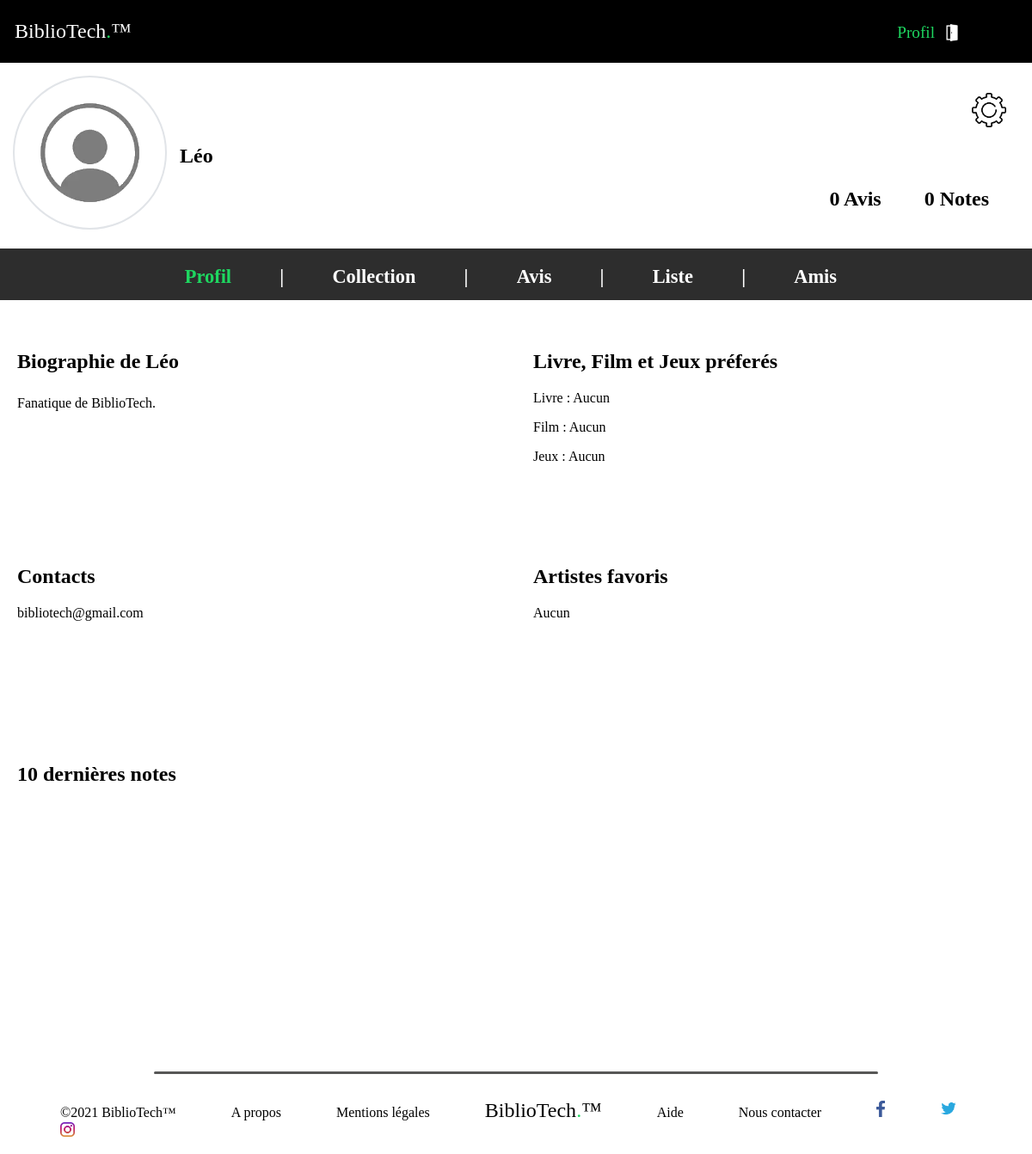
Page /profil.php (signed in) on the committed database.
### tables this page shows
CREATE TABLE IF NOT EXISTS `users` (
  `idusers` int(11) NOT NULL AUTO_INCREMENT,
  `admin` int(11) NOT NULL DEFAULT '0',
  `pseudo` varchar(50) NOT NULL,
  `email` varchar(50) NOT NULL,
  `password` varchar(50) NOT NULL,
  `avatar` varchar(1000) NOT NULL DEFAULT 'default',
  `biographie` varchar(500) NOT NULL DEFAULT 'Fanatique de BiblioTech.',
  `artiste` varchar(100) NOT NULL DEFAULT 'Aucun',
  `livre` varchar(100) NOT NULL DEFAULT 'Aucun',
  `film` varchar(100) NOT NULL DEFAULT 'Aucun',
  `jeux` varchar(100) NOT NULL DEFAULT 'Aucun',
  `contact` varchar(100) NOT NULL DEFAULT 'bibliotech@gmail.com',
  PRIMARY KEY (`idusers`)
);

### fonctions/users.php (called while the page is built, shortened)
<?php
class Users
{
  private $pseudo;
  private $idusers;
  public function __construct($pseudo, $email, $password, $idusers)
  {
    $this->pseudo = $pseudo;
    $this->idusers = $idusers;
  }
  public function getPseudo()
  {
    return $this->pseudo;
  }
  public function getIdUsers()
  {
    return $this->idusers;
  }
}
?>

### fonctions/itemmanager.php (called while the page is built, shortened)
<?php
class ItemManager
{
  private $db;
  public function __construct($db)
  {
    $this->db = $db;
  }
  public function nbNotes(Item $obj)
  {
    $pre = $this->db->prepare('SELECT count(idnote) as NbNotes FROM note WHERE idusers = :idusers');
    $pre->execute(array(
      'idusers' => $obj->getIdUser()
    ));
    $resultat = $pre->fetch();
    return $resultat['NbNotes'];
  }
  public function nbAvis(Item $obj)
  {
    $pre = $this->db->prepare('SELECT count(idavis) as NbAvis FROM avis WHERE idusers = :idusers');
    $pre->execute(array(
      'idusers' => $obj->getIdUser()
    ));
    $resultat = $pre->fetch();
    return $resultat['NbAvis'];
  }
}
?>

### fonctions/item.php (called while the page is built, shortened)
<?php
class Item
{
  private $idusers;
  public function __construct($iditem,$idusers)
  {
    $this->idusers =$idusers;
  }
  public function getIdUser(){return $this->idusers;}
}
?>

### fonctions/usersmanager.php (called while the page is built, shortened)
<?php
class UsersManager
{
  private $db;
  public function __construct($db)
  {
    $this->db = $db;
  }
          ?>
          <?php
  public function Bio(Users $obj)
  {
    $req = $this->db->prepare('SELECT biographie FROM users WHERE idusers = :idusers');
    $req->execute(array( 'idusers' => $obj->getIdUsers() ));
    $resultat = $req->fetch();
    return $resultat['biographie'];
  }
  public function Contact(Users $obj)
  {
    $req = $this->db->prepare('SELECT contact FROM users WHERE idusers = :idusers');
    $req->execute(array( 'idusers' => $obj->getIdUsers() ));
    $resultat = $req->fetch();
    return $resultat['contact'];
  }
  public function Artiste(Users $obj)
  {
    $req = $this->db->prepare('SELECT artiste FROM users WHERE idusers = :idusers');
    $req->execute(array( 'idusers' => $obj->getIdUsers() ));
    $resultat = $req->fetch();
    return $resultat['artiste'];
  }
  public function LivreFAV(Users $obj)
  {
    $req = $this->db->prepare('SELECT livre FROM users WHERE idusers = :idusers');
    $req->execute(array( 'idusers' => $obj->getIdUsers() ));
    $resultat = $req->fetch();
    return $resultat['livre'];
  }
  public function FilmFAV(Users $obj)
  {
    $req = $this->db->prepare('SELECT film FROM users WHERE idusers = :idusers');
    $req->execute(array( 'idusers' => $obj->getIdUsers() ));
    $resultat = $req->fetch();
    return $resultat['film'];
  }
  public function JeuxFAV(Users $obj)
    {
      $req = $this->db->prepare('SELECT jeux FROM users WHERE idusers = :idusers');
      $req->execute(array( 'idusers' => $obj->getIdUsers() ));
      $resultat = $req->fetch();
      return $resultat['jeux'];
    }
}
?>

### profil.php (the view, shortened to what this page needs)
<!DOCTYPE html>
<html>
  <head>
    <link rel="stylesheet" href="https://cdnjs.cloudflare.com/ajax/libs/font-awesome/4.7.0/css/font-awesome.min.css">
    <link href="css/profil.css" rel="stylesheet">
    <link href="css/navbar.css" rel="stylesheet">
    <link href="css/collection.css" rel="stylesheet">
    <link rel="stylesheet" href="https://cdn.jsdelivr.net/npm/bootstrap-icons@1.4.0/font/bootstrap-icons.css">
  </head>
  <body>
    <?php
      require 'fonctions/users.php';
      require 'fonctions/usersmanager.php';
      require 'fonctions/item.php';
      require 'fonctions/itemmanager.php';
      require 'fonctions/BDD.php';
      $user = new Users($_SESSION['pseudo'],"empty","empty",$_SESSION['idusers']);
      $usermanager = new UsersManager($bdd);
      $profil = new Item("empty",$user->getIdUsers());
      $profilmanager = new ItemManager($bdd);
    ?>
    <div class="navbar" id="navbar">
      <a href="index.php" class="select">BiblioTech<span class="dot">.</span>™</a>
      <div class="topBTN">
        <?php
          if(!$_SESSION['connect']) { ?>
            <a href="connexion.php"><button type="button" name="connect" class="connectBTN">Se connecter</button></a>
            <a href="inscription.php"><button type="button" name="connect" class="inscrireBTN">S'inscrire</button></a>
          <?php }
          elseif($_SESSION['connect']) { ?>
            <a href="profil.php" class="active"><button type="button" name="connect" class="profilBTN">Profil</button></a>
            <a href="fonctions/deco.php" class="door"><img src="ressources/images/door.png" alt="déco" width="20px" onMouseOver="this.src='ressources/images/door2.png'" onmouseout="this.src='ressources/images/door.png'"/></a>
          <?php } ?>
      </div>
    </div>
    <div style="height:15px;"></div>
    <div class="resume">
      <div class="avatar" style="background-image: url('ressources/images/avatar/<?php echo $_SESSION['avatar']; ?>.png');"></div>
      <figcaption><?php echo $user->getPseudo(); ?></figcaption>
      <a href="parametre.php"><img src="ressources/images/parametre.png" class="parametre" alt="parametre"></a>
      <span class="un"><?php echo $profilmanager->nbNotes($profil); ?> Notes</span>
      <span class="deux"><?php echo $profilmanager->nbAvis($profil); ?> Avis</span>
    </div>
    <div class="menu">
      <ul class="choix">
        <a href="#" class="active"><li>Profil</li></a>
        <li class="barre">|</li>
        <a href="collection.php"><li>Collection</li></a>
        <li class="barre">|</li>
        <a href="avis.php"><li>Avis</li></a>
        <li class="barre">|</li>
        <a href="liste.php"><li>Liste</li></a>
        <li class="barre">|</li>
        <a href="amis.php"><li>Amis</li></a>
      </ul>
    </div>
    <br>
    <section class="about">
      <div class="gauche bio">
        <h1>Biographie de <?php echo $user->getPseudo(); ?></h1>
        <p><?php echo $usermanager->Bio($user); ?></p>
      </div>
      <div class="gauche">
        <h1>Livre, Film et Jeux préferés</h1>
        <p>Livre : <?php echo $usermanager->LivreFAV($user); ?></p>
        <p>Film : <?php echo $usermanager->FilmFAV($user); ?></p>
        <p>Jeux : <?php echo $usermanager->JeuxFAV($user); ?></p>
      </div>
      <div class="gauche">
        <h1>Contacts</h1>
        <p><?php echo $usermanager->Contact($user); ?></p>
      </div>
      <div class="gauche">
        <h1>Artistes favoris</h1>
        <p><?php echo $usermanager->Artiste($user); ?></a></p>
      </div>
      <h1 class="carou">10 dernières notes</h1>
      <div class="carousel">
      </div>
    </section>
    <?php include 'footer.php' ?>
  </body>
</html>

### css/profil.css (style rules this page uses)
body { margin: 0; background-color: white; }
.resume { width: 100%; display: inline-block; position: static; }
.avatar { display: inline-flex; background-size: cover; background-position: top center; width: 175px; height: 175px; border-radius: 50%; margin: 0px 0px 0px 15px; border : 2px solid #E1E4E8; }
.resume a { color :black; font: bold 1.5em "Metropolis"; }
.resume figcaption { font: bold 1.5em "Metropolis"; display: inline; position: absolute; margin: 80px 0 0 15px; }
.resume img.parametre { width: 40px; float: right; right: 30px; margin-top: 20px; position: absolute; }
.resume span { font: bold 1.5em "Metropolis"; margin: 130px 50px 0 0; float: right; display: inline-block; }
.menu { height: 60px; width: 100%; background-color: #2D2D2D; text-align: center; vertical-align: bottom ; }
.menu .choix li { list-style-type: none; position: relative; display:inline; font: bold 1.4em "Metropolis"; margin-right: 4.5%; top: 20px; }
.menu .choix .barre { color: #FFFFFF; cursor: default; user-select: none; }
.menu .choix a { text-decoration: none; color: #FFFFFF; }
a.active { color: #1ED760 !important; }
.navbar a button.profilBTN { color: #1ED760 !important; }
h1 { font-family: "Spotify"; margin-left: 20px; }
p { font-family: "Metropolis"; margin-left: 20px; }
.gauche { width: 50%; height: 250px; display: block; float: left; }
.bio p { text-align: justify; padding-right: 50px; line-height: 30px; }

### css/navbar.css (style rules this page uses)
.navbar { overflow: hidden; background-color: #000000; font-family: "Spotify"; }
.navbar a { float: left; display: block; color: #FFFFFF; margin: 23px 17px; text-decoration: none; font-size: 1.5em; }
.navbar a.select { text-align: left; margin-right: 5%; }
.navbar a.active { color: #1ED760 !important; }
.navbar .dot { color: #1ED760; }
.topBTN { position: absolute; right: 10px; }
.navbar .topBTN a button { font-family: "Metropolis"; font-size: 0.8em; cursor: pointer; outline: none; }
.navbar a button.profilBTN { background-color: #000000; color: #FFFFFF; border: none; margin-right: 80px; }
.door { position: absolute; left: 60px; top: 4px; }

### css/collection.css (style rules this page uses)
.carousel { display: inline-flex; margin: 10px; width: 95%; height:230px; overflow-y: hidden; overflow: scroll; margin: 10px 2.5% 10px 2.5%; white-space: nowrap; }

### css/footer.css (style rules this page uses)
body { margin: 0; background-color: #FFFFFF; }
.dot { color: #1ED760; }

### rows in the picture
users: biographie "Fanatique de BiblioTech.", livre "Aucun", film "Aucun", jeux "Aucun", contact "bibliotech@gmail.com", artiste "Aucun"

### other values in the picture
$user->getPseudo() "Léo"
$profilmanager->nbNotes($profil) "0"
$profilmanager->nbAvis($profil) "0"
